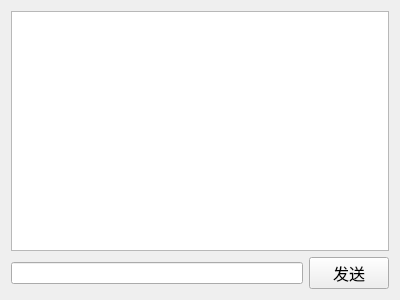
<?xml version="1.0" encoding="UTF-8"?>
<ui version="4.0">
 <class>Chat</class>
 <widget class="QWidget" name="Chat">
  <property name="geometry">
   <rect>
    <x>0</x>
    <y>0</y>
    <width>400</width>
    <height>300</height>
   </rect>
  </property>
  <property name="windowTitle">
   <string>Form</string>
  </property>
  <layout class="QVBoxLayout" name="verticalLayout_2">
   <item>
    <layout class="QVBoxLayout" name="verticalLayout">
     <item>
      <widget class="QTextEdit" name="show_TE">
       <property name="readOnly">
        <bool>true</bool>
       </property>
      </widget>
     </item>
     <item>
      <layout class="QHBoxLayout" name="horizontalLayout">
       <item>
        <widget class="QLineEdit" name="input_LE"/>
       </item>
       <item>
        <widget class="QPushButton" name="send_PB">
         <property name="font">
          <font>
           <family>Agency FB</family>
           <pointsize>12</pointsize>
          </font>
         </property>
         <property name="text">
          <string>发送</string>
         </property>
        </widget>
       </item>
      </layout>
     </item>
    </layout>
   </item>
  </layout>
 </widget>
 <resources/>
 <connections/>
</ui>
